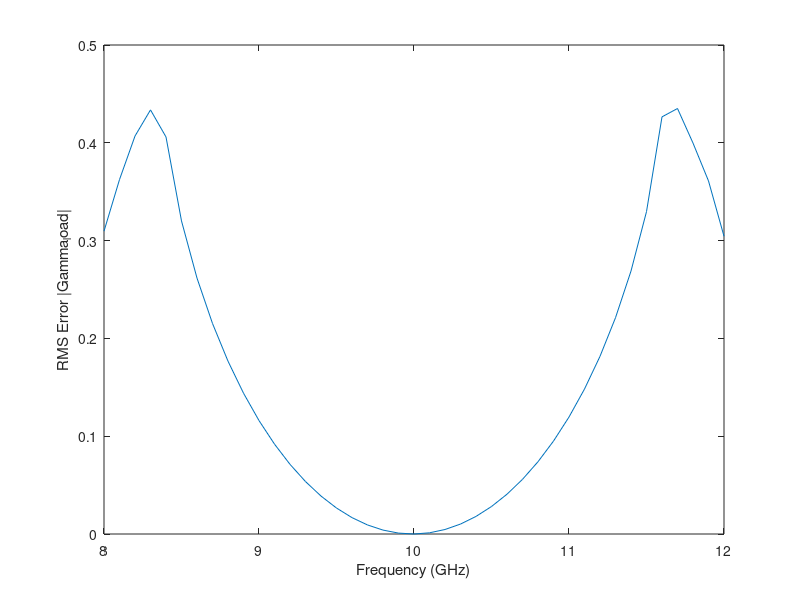

Write the MATLAB code that produced this figure.
% This assumes wavelength in freespace for simplicity
frequency = linspace(8,12,41)*10^9;
c = 299792458;
wavelength = c./frequency;
physical_line = 0.0075;

mag = .5;
angle = -180:5:180;
gammaL = mag.*exp(j*angle/180*pi)';

phs = 2*pi./wavelength*physical_line;

% Set phase 1 to 0 for all frequencies for simplicity
V1 = abs(gammaL+1).^2;
V2 = abs(gammaL.*exp(-j*phs)+exp(j*phs)).^2;
gamma = sqrt(abs(1/2*V1+1/2*V2-1))

% hold on
% subplot(2,2,1)
% plot(frequency,phs/pi*180);
% 
% subplot(2,2,2)
% hold on
% plot(angle,V1)
% plot(angle,V2)
% 
% subplot(2,2,3)
% plot(angle,gamma)
% 
% subplot(2,2,4)
plot(frequency./10^9,sqrt(sum(gamma-abs(gammaL)).^2/size(gammaL,1)))
xlabel("Frequency (GHz)")
ylabel("RMS Error |Gamma_load|")